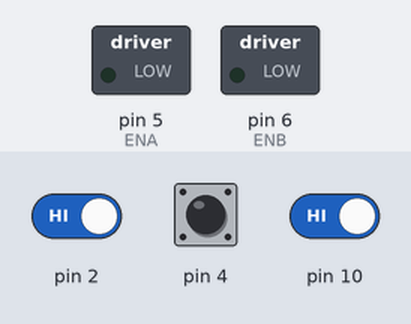
The sketch below on a simulated Arduino Uno, built with avr-gcc and run on an emulated ATmega328P. Shown: switched loads named in the sketch (green lamp = pin HIGH). The test bench sets the inputs (shaded band); at power-on: pin 2 HIGH, pin 10 HIGH, pin 4 HIGH. What the sketch prints to the serial monitor is not drawn.

Above: at 1.2 s.
1.3 s: pin 2 driven LOW
At 2.0 s:
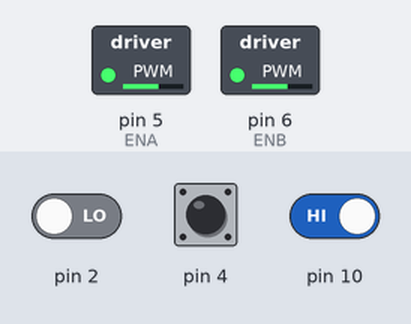
2.8 s: pin 2 driven HIGH and pin 10 driven LOW
Timing chart, 0 to 5.8 s (numbered marks = the images above; inputs shaded):
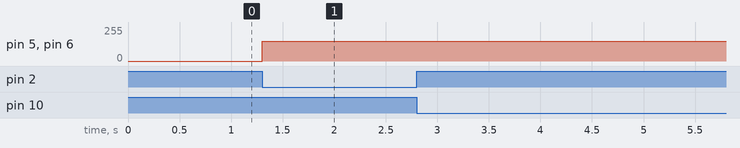

The sketch:

avoidStairs.ino
```cpp
/*
Obstacle Avoiding Robot. "Line tracking"
Gabriela Dominguez
Date: April 16, 2018
This code allows the Smart Robot Car V 3.0 by Elegoo to move forward, backward and stopping when the user enters the assigned chars
for those movements which are 'f', 's' and 'b'. Those chars can be received as input via Bluetooth using the application provided by
ELEGOO or any other Bluetooth BLE terminal. Plus, the robot can detect black lines in the front of it by using its line tracker module.
The original code was included in the Elegoo's CD Tutorial. Some modifications were applied to it.
www.elegoo.com
*/


//Line Tracking IO define
#define LT_R !digitalRead(10)
#define LT_M !digitalRead(4)
#define LT_L !digitalRead(2)

char getstr;

#define ENA 5  //Controls speed of left motor
#define ENB 6  //Controls speed of right motor

//For controlling the left motor
#define IN1 7
#define IN2 8

//For controlling the right motor
#define IN3 9
#define IN4 11

#define carSpeed 150

/*
The functions back, forward, right and left control the speed of the motors and indicate which motor should be "LOW" or "HIGH"
*/

void forward(){
  analogWrite(ENA, carSpeed);
  analogWrite(ENB, carSpeed);
  digitalWrite(IN1, HIGH);
  digitalWrite(IN2, LOW);
  digitalWrite(IN3, LOW);
  digitalWrite(IN4, HIGH);
  Serial.println("go forward!");
}

void back(){
  analogWrite(ENA, carSpeed);
  analogWrite(ENB, carSpeed);
  digitalWrite(IN1, LOW);
  digitalWrite(IN2, HIGH);
  digitalWrite(IN3, HIGH);
  digitalWrite(IN4, LOW);
  Serial.println("go back!");
}

void left(){
  analogWrite(ENA, carSpeed);
  analogWrite(ENB, carSpeed);
  digitalWrite(IN1, LOW);
  digitalWrite(IN2, HIGH);
  digitalWrite(IN3, LOW);
  digitalWrite(IN4, HIGH);
  Serial.println("go left!");
}

void right(){
  analogWrite(ENA, carSpeed);
  analogWrite(ENB, carSpeed);
  digitalWrite(IN1, HIGH);
  digitalWrite(IN2, LOW);
  digitalWrite(IN3, HIGH);
  digitalWrite(IN4, LOW);
  Serial.println("go right!");
}

void stop(){
   digitalWrite(ENA, LOW);
   digitalWrite(ENB, LOW);
   Serial.println("Stop!");
}

void setup(){
  Serial.begin(9600);
  pinMode(LT_R,INPUT);
  pinMode(LT_M,INPUT);
  pinMode(LT_L,INPUT);
}


////cON UNO DE ELLOS   QUE DETECTE QUE HAY PELIGRO, VA RETROCEDER.
//eN EL PROGRAMA PRINCIPAL, CADA QUE AVANCE HACIA ENFRENTE, IZQUIERADA, O DERECHA, TIENE QUE VERIFICAR QUE TODAS LAS LUCES ESTEN apagadas. dE LO CONTRARIO, RETROCEDER

/*
The line tracker module has 3 channels, if any of them detect a black line, then the robot will go back. While there is a black line
detected by the right channel, the robot is going to turn to the left. While there is a black line detected by the left channel,
the robot is going to turn to the right. After that, is going to check the value of the char received via Bluetooth. If it is 'f',
then the robot is going to go forward.
If there is no black line in the front is, the robot is going to move according to the values received via BLuetooth.

*/

void loop() {
  getstr = Serial.read();
  Serial.println(getstr);
  delay(100);

  Serial.println("Nuevo Loop");
  if(LT_M || LT_R || LT_L){
    Serial.print(!digitalRead(4));
    Serial.print(!digitalRead(10));
    Serial.print(!digitalRead(2));
    //forward();
    back();

    //Let's check which path should take next
    while(LT_R){left(); delay(360); };
    while(LT_L){right(); delay(360);};
    //left();
    if(getstr=='f')
      forward();
  }else if(getstr=='f'){
      forward();

  }else if(getstr=='b'){
      back();
  }


  if(getstr=='s'){stop();}
  Serial.println(" ");
  //delay(1000);
}
```

Measured:
- after the input at 1.3 s, pin 5 (ENA), pin 6 (ENB): 0/255 → 150/255 at once
- after the input at 2.8 s, every drawn part: stays the same
